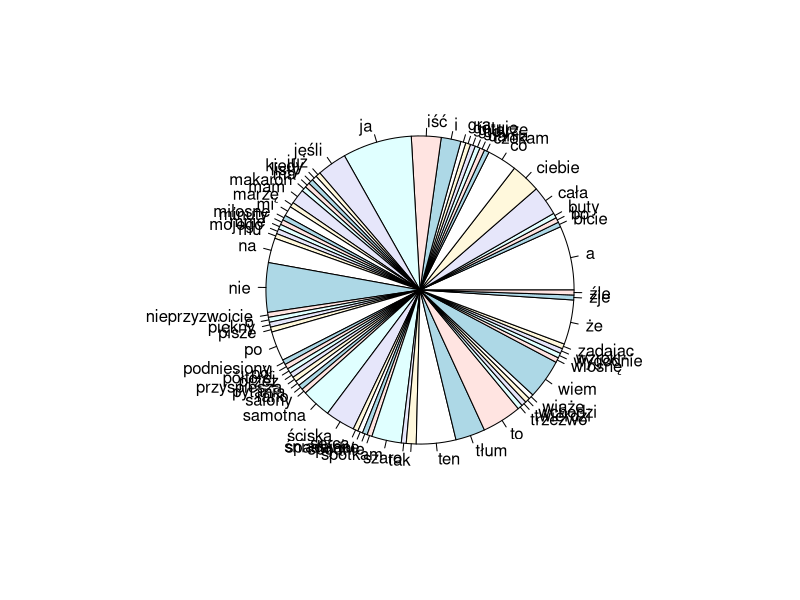
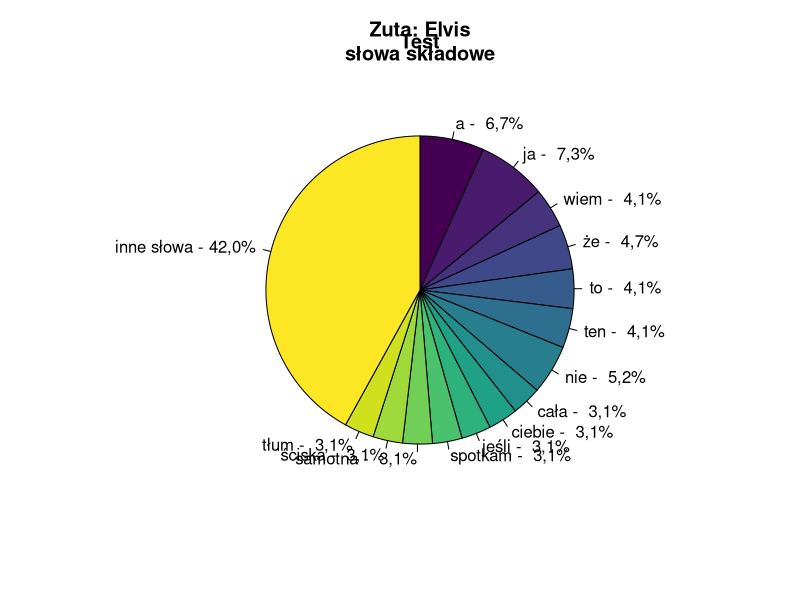
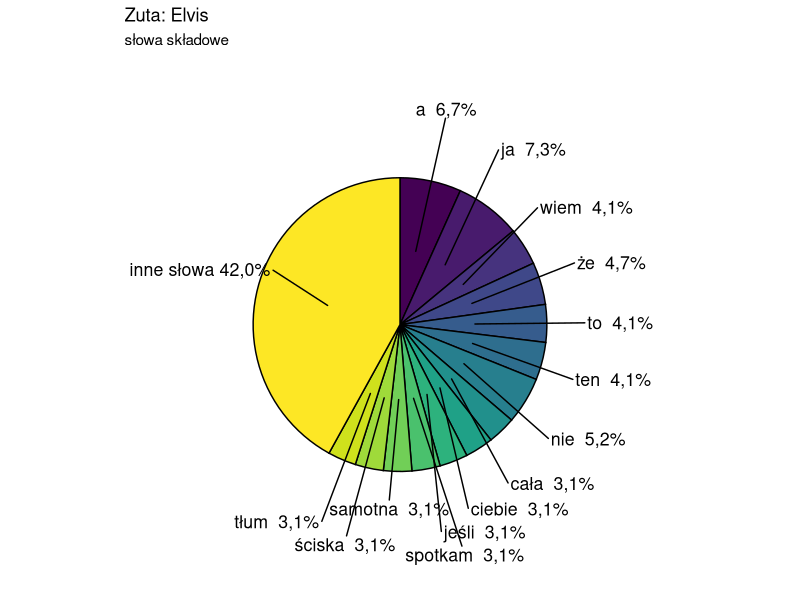

Here is the R script that generated these plots, in order:
lyr <- "I nie mam po co iść, jeśli Ciebie nie spotkam
Ściska tłum, a ja cała samotna
Po co iść, jeśli Ciebie nie spotkam
Ściska tłum, a ja cała samotna

Na trzeźwo wiąże buty
Przez półtorej minuty
A ja wiem
Że to ten

Zje pół mojego dania
Nie zadając pytania
A ja wiem
Że to ten

Gra rano na gitarze
Gdy o śniadaniu marzę
A ja wiem
Że to ten

Ma spadające spodnie
Twierdzi, że mu wygodnie
A ja wiem
Że to ten

I nie mam po co iść, jeśli Ciebie nie spotkam
Ściska tłum, a ja cała samotna
Po co iść, jeśli Ciebie nie spotkam
Ściska tłum, a ja cała samotna

Gotuje mi makaron
Bo tak mi źle, tak szaro
A ja wiem
Że to ten

Pisze listy miłosne
Kiedy czekam na wiosnę
A ja wiem
Że to ten

Piękny nieprzyzwoicie
Przyspiesza serca bicie
A ja wiem
Że to ten

Już wchodzi na salony
Wzrok na mnie podniesiony
I ja wiem
Że to ten

I nie mam po co iść, jeśli Ciebie nie spotkam
Ściska tłum, a ja cała samotna
Po co iść, jeśli Ciebie nie spotkam
Ściska tłum, a ja cała samotna"

words <- tolower(unlist(stringr::str_split(lyr, "[[:space:][:punct:]]+")))
words
pie(table(words))
#words[substring(words, 1, 5)=="wypij"] <- 'wypij*'

df<-data.frame(table(words))
df$words <- as.character(df$words)
#View(df)
df$words[order(-df$Freq)][df$Freq[order(-df$Freq)]>3]
#df[order(-df$Freq),]


mainwords <- c("a", "ja", "wiem", "że", "to", "ten", "nie", "cała", "ciebie", "jeśli", "spotkam", "samotna", "ściska", "tłum")
words2<- words
words2[!(words %in% mainwords)]<-"inne słowa"
words_levels <-c(mainwords, "inne słowa")
# words_levels <-c(mainwords)
words3<-factor(words2, level = words_levels)
pie(table(words3), 
    clockwise=TRUE, 
    col=viridis::viridis(length(words_levels)), 
    #    main="Lyrical composition\nof Let It Be", 
    # main="Występowanie poszczególnych słów\n w Let It Be zespołu The Beatles" 
    main='Zuta: Elvis\nsłowa składowe', 
    labels=paste(levels(words3),'-', paste0(format(round(table(words3)/sum(table(words3))*100,1), decimal.mark = ','),'%')))



df2<-as.data.frame(table(words3))

library(ggplot2)
library(ggrepel)
library(dplyr)

df2 <- df2 %>%
  mutate(csum = rev(cumsum(rev(Freq))),
         pos = Freq / 2 + lead(csum, 1),
         pos = if_else(is.na(pos), Freq / 2, pos))

ggplot(data = df2, aes(x = "", y = Freq, fill = words3)) +
  geom_col(width = 1, color = 1) +
  coord_polar(theta = "y", direction=-1) +
  geom_text_repel(data = df2, aes(y = pos, label = paste0(words3, ' ', format(round(Freq/sum(Freq)*100,1), decimal.mark=','), "%")),
                   size = 4.5, nudge_x = 1, show.legend = FALSE, col='black') +
  theme_void() + theme(legend.position="none") + title('Test') +scale_fill_viridis_d() + 
  ggtitle("Zuta: Elvis", "słowa składowe")


